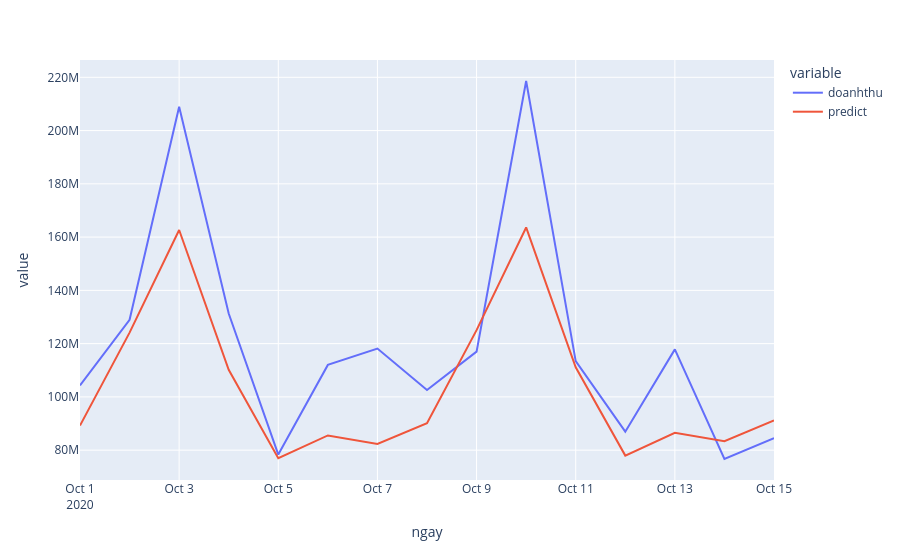
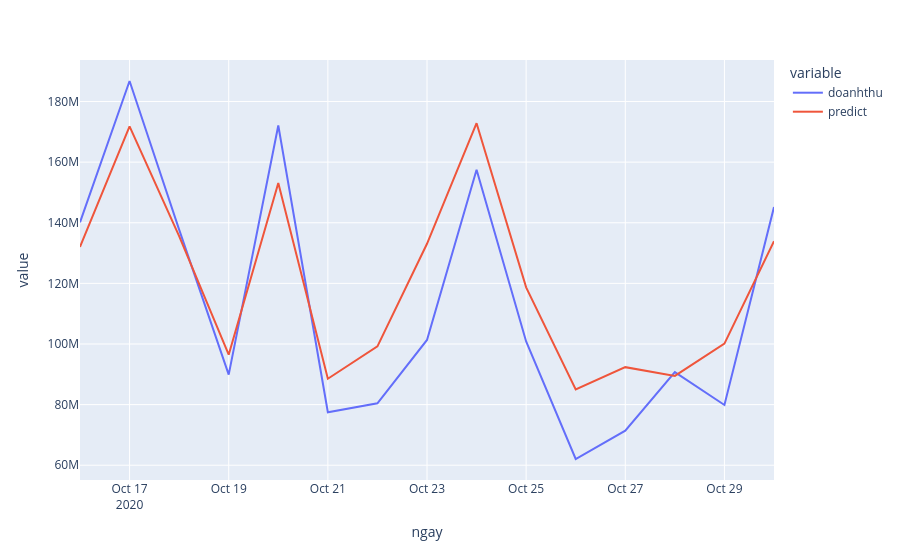
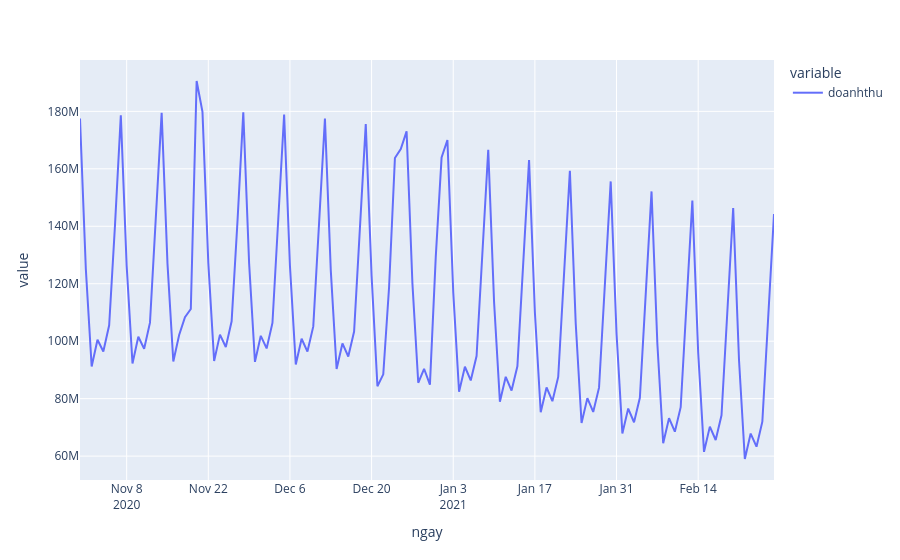

The notebook cell saved with these charts, in order:
### Markdown cell above
#### XVNT

### Code cell
num=1
name="2022.01.24"

## train, test split
train_first  ='2019/1/1'
train_end    ='2020/9/30'
test_01_first='2020/10/1'
test_01_end  ='2020/10/15'
test_02_first='2020/10/16'
test_02_end  ='2020/10/30'
predict_first='2020/10/30'

## config parametters
xmax=200000000
xmin=80000000
number_days=120

## output log file
output="../output/"+str(num)+"/_"+name
CH = store[store.macuahang==num]

## main 
logs=output.replace("_", "")+"/log.txt"
os.system("mkdir -p "+ output.replace("_", ""))
with open(logs, 'a') as f:
    with contextlib.redirect_stdout(f):
        CH_predict, rmse01, rmse02=main(CH, train_first, train_end,
                     test_01_first, test_01_end, test_02_first,
                     test_02_end, predict_first, xmax, xmin, number_days, output)
rmse01, rmse02
